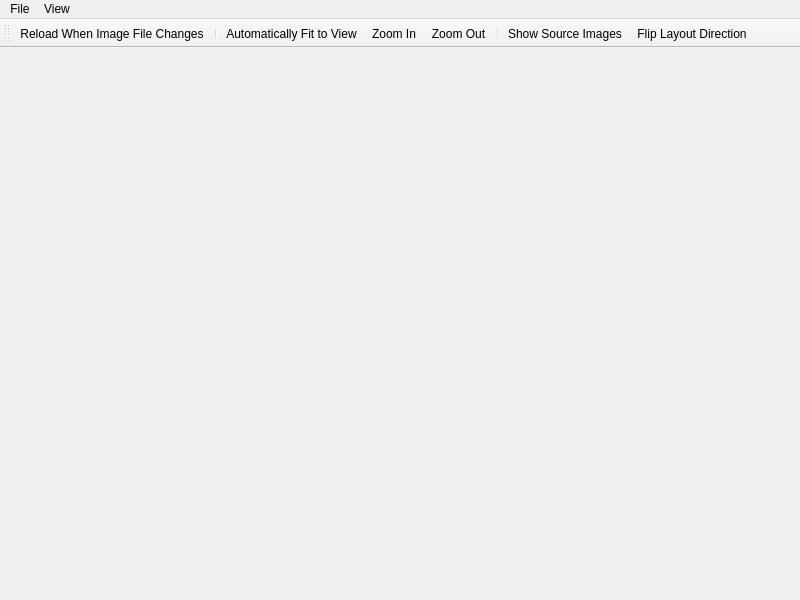
<?xml version="1.0" encoding="UTF-8"?>
<ui version="4.0">
 <class>MainWindow</class>
 <widget class="QMainWindow" name="MainWindow">
  <property name="geometry">
   <rect>
    <x>0</x>
    <y>0</y>
    <width>800</width>
    <height>600</height>
   </rect>
  </property>
  <property name="windowTitle">
   <string>Slika</string>
  </property>
  <widget class="QWidget" name="centralwidget">
   <layout class="QHBoxLayout" name="horizontalLayout">
    <item>
     <widget class="SessionView" name="session" native="true"/>
    </item>
   </layout>
  </widget>
  <widget class="QMenuBar" name="menu">
   <property name="geometry">
    <rect>
     <x>0</x>
     <y>0</y>
     <width>800</width>
     <height>22</height>
    </rect>
   </property>
   <widget class="QMenu" name="menuView">
    <property name="title">
     <string>View</string>
    </property>
    <addaction name="actionAutoFitToView"/>
    <addaction name="actionFitComparisonImageToView"/>
    <addaction name="actionZoomIn"/>
    <addaction name="actionZoomOut"/>
    <addaction name="separator"/>
    <addaction name="actionShowSourceImages"/>
    <addaction name="actionFlipLayoutDirection"/>
   </widget>
   <widget class="QMenu" name="menuFile">
    <property name="title">
     <string>File</string>
    </property>
    <addaction name="actionOpenImages"/>
    <addaction name="separator"/>
    <addaction name="actionReload"/>
    <addaction name="actionReloadWhenImageFileChanges"/>
   </widget>
   <addaction name="menuFile"/>
   <addaction name="menuView"/>
  </widget>
  <widget class="QToolBar" name="toolBar">
   <property name="windowTitle">
    <string>toolBar</string>
   </property>
   <attribute name="toolBarArea">
    <enum>TopToolBarArea</enum>
   </attribute>
   <attribute name="toolBarBreak">
    <bool>false</bool>
   </attribute>
   <addaction name="actionReloadWhenImageFileChanges"/>
   <addaction name="separator"/>
   <addaction name="actionAutoFitToView"/>
   <addaction name="actionZoomIn"/>
   <addaction name="actionZoomOut"/>
   <addaction name="separator"/>
   <addaction name="actionShowSourceImages"/>
   <addaction name="actionFlipLayoutDirection"/>
  </widget>
  <action name="actionAutoFitToView">
   <property name="checkable">
    <bool>true</bool>
   </property>
   <property name="icon">
    <iconset theme="fit-to-page">
     <normaloff>.</normaloff>.</iconset>
   </property>
   <property name="text">
    <string>Automatically Fit to View</string>
   </property>
   <property name="toolTip">
    <string>Automatically Fit to View</string>
   </property>
   <property name="shortcut">
    <string>Ctrl+0</string>
   </property>
  </action>
  <action name="actionFlipLayoutDirection">
   <property name="icon">
    <iconset theme="flip-layout-direction">
     <normaloff>.</normaloff>.</iconset>
   </property>
   <property name="text">
    <string>Flip Layout Direction</string>
   </property>
   <property name="toolTip">
    <string>Flip Layout Direction</string>
   </property>
   <property name="shortcut">
    <string>Ctrl+T</string>
   </property>
  </action>
  <action name="actionZoomIn">
   <property name="icon">
    <iconset theme="zoom-in">
     <normaloff>.</normaloff>.</iconset>
   </property>
   <property name="text">
    <string>Zoom In</string>
   </property>
   <property name="toolTip">
    <string>Zoom In</string>
   </property>
   <property name="shortcut">
    <string>Ctrl++</string>
   </property>
  </action>
  <action name="actionZoomOut">
   <property name="icon">
    <iconset theme="zoom-out">
     <normaloff>.</normaloff>.</iconset>
   </property>
   <property name="text">
    <string>Zoom Out</string>
   </property>
   <property name="toolTip">
    <string>Zoom Out</string>
   </property>
   <property name="shortcut">
    <string>Ctrl+-</string>
   </property>
  </action>
  <action name="actionReloadWhenImageFileChanges">
   <property name="checkable">
    <bool>true</bool>
   </property>
   <property name="icon">
    <iconset theme="auto-reload">
     <normaloff>.</normaloff>.</iconset>
   </property>
   <property name="text">
    <string>Reload When Image File Changes</string>
   </property>
   <property name="toolTip">
    <string>Reload When Image File Changes</string>
   </property>
   <property name="shortcut">
    <string>Ctrl+F5</string>
   </property>
  </action>
  <action name="actionReload">
   <property name="icon">
    <iconset theme="reload">
     <normaloff>.</normaloff>.</iconset>
   </property>
   <property name="text">
    <string>Reload</string>
   </property>
   <property name="toolTip">
    <string>Reload</string>
   </property>
   <property name="shortcut">
    <string>F5</string>
   </property>
  </action>
  <action name="actionFitComparisonImageToView">
   <property name="icon">
    <iconset theme="fit-to-page">
     <normaloff>.</normaloff>.</iconset>
   </property>
   <property name="text">
    <string>Fit Comparison Image to View</string>
   </property>
   <property name="toolTip">
    <string>Fit Comparison Image to View</string>
   </property>
   <property name="shortcut">
    <string>Ctrl+Shift+0</string>
   </property>
  </action>
  <action name="actionShowSourceImages">
   <property name="checkable">
    <bool>true</bool>
   </property>
   <property name="icon">
    <iconset theme="image">
     <normaloff>.</normaloff>.</iconset>
   </property>
   <property name="text">
    <string>Show Source Images</string>
   </property>
   <property name="toolTip">
    <string>Show Source Images</string>
   </property>
   <property name="shortcut">
    <string>Ctrl+I</string>
   </property>
  </action>
  <action name="actionOpenImages">
   <property name="icon">
    <iconset theme="document-open">
     <normaloff>.</normaloff>.</iconset>
   </property>
   <property name="text">
    <string>Open Images...</string>
   </property>
   <property name="toolTip">
    <string>Open Images...</string>
   </property>
   <property name="shortcut">
    <string>Ctrl+O</string>
   </property>
  </action>
 </widget>
 <customwidgets>
  <customwidget>
   <class>SessionView</class>
   <extends>QWidget</extends>
   <header>widgets/session_view.h</header>
   <container>1</container>
  </customwidget>
 </customwidgets>
 <resources/>
 <connections/>
</ui>
